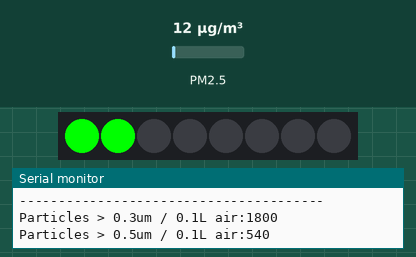
This sketch was run on a simulated ESP32. On the bench: 8 RGB LEDs in strip order, left to right, the last lines printed to the serial monitor. Inputs (shaded band) come from the test bench; at power-on: PM2.5 12 µg/m³. EEPROM starts erased; nothing arrives over Bluetooth unless stated; a phone connects over Bluetooth LE 3 s after start.

Above: at 2.2 s.
2.3 s: PM2.5 set to 75 µg/m³
At 2.7 s:
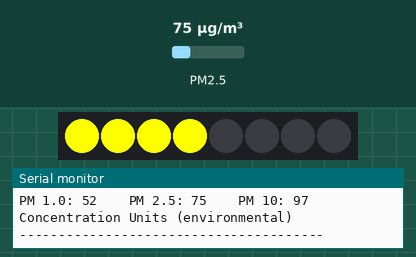
3.8 s: PM2.5 set to 150 µg/m³
At 4.3 s:
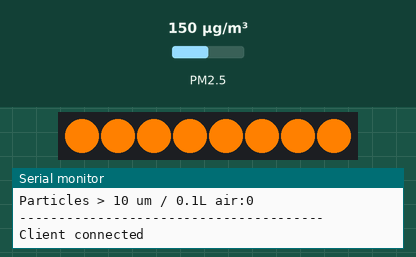
Timing chart, 0 to 6.8 s (numbered marks = the images above; inputs shaded):
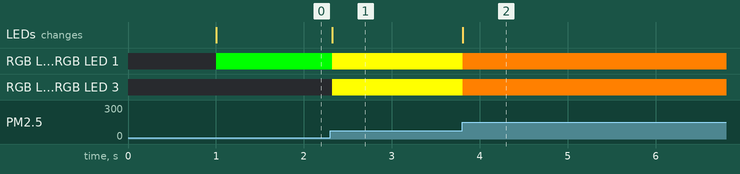

The sketch:

pm25_neopixel_esp32_bt_eeprom.ino
```cpp
/* Test sketch for Adafruit PM2.5 sensor with
  BLE code adapted from BLE_server example
  (https://randomnerdtutorials.com/esp32-bluetooth-low-energy-ble-arduino-ide/)
*/
#include "Adafruit_PM25AQI.h"
#include <Adafruit_NeoPixel.h>
#include <BLEDevice.h>
#include <BLEServer.h>
#include <BLEUtils.h>
#include <BLE2902.h>
#include <EEPROM.h>

#define PIXELPIN 4
#define NUMPIXELS 8
#define SERVICE_UUID "c867682e-d8aa-4bf3-ba43-aa2ed0a24abf"
#define PM10_UUID "d5212717-dd8e-4710-a332-ab35a282ba7c"
#define PM25_UUID "486c7b93-7fd5-43cc-8a17-b32a6cf4d8ab"
#define PM100_UUID "6f440878-5a1a-4a76-819a-3e64f73098dd"

BLEServer* pServer = NULL;
BLECharacteristic* pm10Characteristic = NULL;
BLECharacteristic* pm25Characteristic = NULL;
BLECharacteristic* pm100Characteristic = NULL;
bool deviceConnected = false;
bool oldDeviceConnected = false;
uint16_t pm10Value = 0;
uint16_t pm25Value = 0;
uint16_t pm100Value = 0;

Adafruit_PM25AQI aqi = Adafruit_PM25AQI();
Adafruit_NeoPixel pixels(NUMPIXELS, PIXELPIN);
float elapsedSecondsSinceLastWrite = 0;
int days = 0;
int hours = 0;
int tenMinuteInts = 0;
int minutes;


class MyServerCallbacks: public BLEServerCallbacks {
    void onConnect(BLEServer* pServer) {
      deviceConnected = true;
    };

    void onDisconnect(BLEServer* pServer) {
      deviceConnected = false;
    }
};

void setup() {
  long startOfSetup = millis();

  pixels.begin();
  days = EEPROM.read(0);
  hours = EEPROM.read(1);
  tenMinuteInts = EEPROM.read(2);
  minutes = tenMinuteInts * 10;
  EEPROM.write(0, 0);
  EEPROM.write(1, 0);
  EEPROM.write(2, 0);
  // Wait for serial monitor to open
  Serial.begin(115200);


  Serial2.begin(9600);
  while (!Serial) { delay(10); }
  while (!Serial2) { delay(10); }

  if (days != 255) { // 255 means the eeprom memory is empty
    Serial.println("Total previous uptime [Days/Hours/Minutes]: ");
    Serial.println(days);
    Serial.println(hours);
    Serial.println(minutes);
  }
  days = 0;
  hours = 0;
  tenMinuteInts = 0;
  Serial.println("Adafruit PMSA003I Air Quality Sensor");

  // Wait one second for sensor to boot up!
  delay(1000);

  if (! aqi.begin_UART(&Serial2)) { // connect to the sensor over hardware serial
    Serial.println("Could not find PM 2.5 sensor!");
    while (1) { delay(10); }
  }

  Serial.println("PM25 found!");
  Serial.println("Setting up BLE...");
  BLEDevice::init("ESP32 PM Sensor");

  pServer = BLEDevice::createServer();
  pServer->setCallbacks(new MyServerCallbacks());

  BLEService *pService = pServer->createService(SERVICE_UUID);

  pm10Characteristic = pService->createCharacteristic(
    PM10_UUID,
    BLECharacteristic::PROPERTY_READ |
    BLECharacteristic::PROPERTY_NOTIFY);
    //notify used because speed more important than reliability (UDB vs TCP)

  pm10Characteristic -> addDescriptor(new BLE2902()); //  allow server-initiated updates (https://www.oreilly.com/library/view/getting-started-with/9781491900550/ch04.html)

  pm25Characteristic = pService->createCharacteristic(
    PM25_UUID,
    BLECharacteristic::PROPERTY_READ |
    BLECharacteristic::PROPERTY_NOTIFY);
  pm25Characteristic -> addDescriptor(new BLE2902()); //allow server-initiated updates (https://www.oreilly.com/library/view/getting-started-with/9781491900550/ch04.html)

  pm100Characteristic = pService->createCharacteristic(
    PM100_UUID,
    BLECharacteristic::PROPERTY_READ |
    BLECharacteristic::PROPERTY_NOTIFY);
  pm100Characteristic -> addDescriptor(new BLE2902()); //allow server-initiated updates (https://www.oreilly.com/library/view/getting-started-with/9781491900550/ch04.html)

  pService->start();
  BLEAdvertising *pAdvertising = BLEDevice::getAdvertising();
  pAdvertising->addServiceUUID(SERVICE_UUID);
  pAdvertising->setScanResponse(true);
  pAdvertising->setMinPreferred(0x06); // functions that help with iPhone connections issue
  pAdvertising->setMaxPreferred(0x12); // See "advertising interval" for BLE
  BLEDevice::startAdvertising();
  Serial.println("Waiting for a client connection to notify...");

  long endOfSetup = millis();
  int setupMillis = endOfSetup - startOfSetup;
  elapsedSecondsSinceLastWrite = setupMillis / 1000.0;
}

void loop() {
  long startOfLoop = millis();

  if (elapsedSecondsSinceLastWrite >= 600.0) {
    tenMinuteInts++;
    elapsedSecondsSinceLastWrite -= 600.0;
    if (tenMinuteInts == 6) {
      hours++;
      tenMinuteInts = 0;
      if (hours == 24) {
        days++;
        hours = 0;
        EEPROM.write(0, days);
      }
      EEPROM.write(1, hours);
    }
    EEPROM.write(2, tenMinuteInts);
  }

  pixels.clear();

  PM25_AQI_Data data;

  if (! aqi.read(&data)) {
    Serial.println("Could not read from AQI");
    delay(1000);  // try again in a bit!
    long endOfLoop = millis();
    int loopMillis = endOfLoop - startOfLoop;
    elapsedSecondsSinceLastWrite += (loopMillis / 1000.0);
    return;
  }
  Serial.println("AQI reading success");
  uint32_t color;
  int bitCount;
  if (data.pm25_standard <= 50) {
    color = 0x00FF00; // green
    bitCount = map(data.pm25_standard, 0, 50, 1, NUMPIXELS + 1);
  } else if (data.pm25_standard <= 100) {
    color = 0xFFFF00; //yellow
    bitCount = map(data.pm25_standard, 51, 100, 1, NUMPIXELS + 1);
  } else if (data.pm25_standard <= 150) {
    color = 0xFF8000; // orange
    bitCount = map(data.pm25_standard, 101, 150, 1, NUMPIXELS + 1);
  } else if (data.pm25_standard <= 200) {
    color = 0xFF0000; // red
    bitCount = map(data.pm25_standard, 151, 200, 1, NUMPIXELS + 1);
  } else {
    color = 0x7F00FF; //Purple
    bitCount = map(data.pm25_standard, 201, 300, 1, NUMPIXELS + 1);
  }

  // bitCount shown has a slight possibility of being larger than the number of pixels,
  // so needs to be capped
  Serial.print("NEOPIXEL pixel count: ");
  Serial.println(bitCount);
  if (bitCount >= NUMPIXELS) {
    pixels.fill(color);
  } else {
    pixels.fill(color, 0, bitCount);
  }
  pixels.show();


  Serial.println();
  Serial.println(F("---------------------------------------"));
  Serial.println(F("Concentration Units (standard)"));
  Serial.println(F("---------------------------------------"));
  Serial.print(F("PM 1.0: ")); Serial.print(data.pm10_standard);
  Serial.print(F("\t\tPM 2.5: ")); Serial.print(data.pm25_standard);
  Serial.print(F("\t\tPM 10: ")); Serial.println(data.pm100_standard);
  Serial.println(F("Concentration Units (environmental)"));
  Serial.println(F("---------------------------------------"));
  Serial.print(F("PM 1.0: ")); Serial.print(data.pm10_env);
  Serial.print(F("\t\tPM 2.5: ")); Serial.print(data.pm25_env);
  Serial.print(F("\t\tPM 10: ")); Serial.println(data.pm100_env);
  Serial.println(F("---------------------------------------"));
  Serial.print(F("Particles > 0.3um / 0.1L air:")); Serial.println(data.particles_03um);
  Serial.print(F("Particles > 0.5um / 0.1L air:")); Serial.println(data.particles_05um);
  Serial.print(F("Particles > 1.0um / 0.1L air:")); Serial.println(data.particles_10um);
  Serial.print(F("Particles > 2.5um / 0.1L air:")); Serial.println(data.particles_25um);
  Serial.print(F("Particles > 5.0um / 0.1L air:")); Serial.println(data.particles_50um);
  Serial.print(F("Particles > 10 um / 0.1L air:")); Serial.println(data.particles_100um);
  Serial.println(F("---------------------------------------"));

  if (deviceConnected) {
    Serial.println("Client connected");
    pm10Value = data.pm10_standard;
    pm10Characteristic -> setValue((uint8_t*)&pm10Value, 2);
    pm10Characteristic -> notify();
    pm25Value = data.pm25_standard;
    pm25Characteristic -> setValue((uint8_t*)&pm25Value, 2);
    pm25Characteristic -> notify();
    pm100Value = data.pm100_standard;
    pm100Characteristic -> setValue((uint8_t*)&pm100Value, 2);
    pm100Characteristic -> notify();
    delay(10000);
  }

  if (!deviceConnected && oldDeviceConnected) {
    Serial.println("Client disconnected");
    delay(500);
    pServer->startAdvertising();
    Serial.println("Advertising again");
    oldDeviceConnected = false;
  }

  if (deviceConnected && !oldDeviceConnected) {
    Serial.println("Client connected");
    oldDeviceConnected = true;
  }


  long endOfLoop = millis();
  int loopMillis = endOfLoop - startOfLoop;
  elapsedSecondsSinceLastWrite += (loopMillis / 1000.0);
}
```

Measured:
- after the input at 2.3 s, RGB LED 0, RGB LED 1: RGB(0, 255, 0) → RGB(255, 255, 0) at once; RGB LED 2, RGB LED 3: off → RGB(255, 255, 0) at once; the LEDs: change at once (image 1)
- after the input at 3.8 s, RGB LED 0–3: RGB(255, 255, 0) → RGB(255, 128, 0) at once; the LEDs: change at once (image 2)
